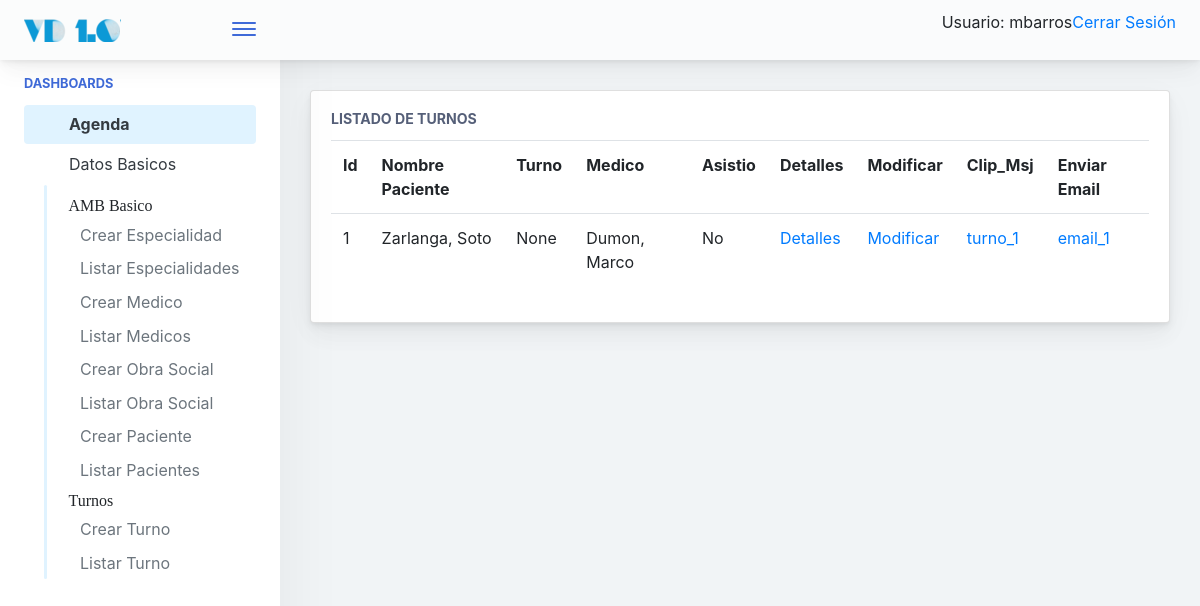
Page /agenda/turno/list/ (signed in) on the committed database.
### agenda/models.py (models this page shows)
class turno(models.Model):
    fecha_creacion = models.DateTimeField(auto_now_add=True)
    fecha_turno = models.DateTimeField(null=True, blank=True)
    paciente_id = models.ForeignKey(paciente, blank=True, on_delete=models.CASCADE)
    asistio = models.CharField(max_length=10, choices=SI_NO, default='No')
    observaciones = models.CharField(max_length=250)
    medicos_id = models.ForeignKey(medicos, on_delete=models.CASCADE)
    asignado = models.ForeignKey(usuario, on_delete=models.CASCADE, blank=True)
    objects = turno_manager()

class paciente(models.Model):
    nombre = models.CharField(max_length=50)
    apellido = models.CharField(max_length=50)
    dni = models.CharField(max_length=20)
    numero_de_afiliado = models.CharField(max_length=50, default='Sin datos')
    obra_social_id = models.ForeignKey(obra_social, on_delete=models.CASCADE)
    tipo_celular_1 = models.CharField(max_length=20, choices=TIPO_TELEFONO, default='CP')
    telefono1 = models.CharField(max_length=50, blank=True)
    tipo_celular_2 = models.CharField(max_length=20, choices=TIPO_TELEFONO, default='CP')
    telefono2 = models.CharField(max_length=50, blank=True)
    email = models.CharField(max_length=100, blank=True)
    def __str__(self):
        return self.apellido + ', ' + self.nombre

class medicos(models.Model):
    nombre = models.CharField(max_length=50)
    apellido = models.CharField(max_length=50)
    especialidad_id = models.ForeignKey(especialidad, on_delete=models.CASCADE)
    tipo_celular_1 = models.CharField(max_length=20, choices=TIPO_TELEFONO, default='CP')
    telefono1 = models.CharField(max_length=60, blank=True)
    tipo_celular_2 = models.CharField(max_length=20, choices=TIPO_TELEFONO, default='CP')
    telefono2 = models.CharField(max_length=60, blank=True)
    def __str__(self):
        return self.apellido + ', ' + self.nombre

### agenda/views.py (the view)
# urls.py: path('turno/list/', turno_list.as_view(), name='turno_list'),
class turno_list(LoginRequiredMixin, ListView):
	model = turno

### templates/agenda/turno_list.html (shortened to what this page needs)
{% extends '../base.html' %}
{% block cuerpo %}
{% if object_list %}
<div class="main-card mb-3 card">
	<div class="card-body">
		<h5 class="card-title">Listado de Turnos</h5>
		<table class="table table-hover table-fixed">
			<tr>
                <th>Id</th>
				<th>Nombre Paciente</th>
                <th>Turno</th>
                <th>Medico</th>
                <th>Asistio</th>
                <th>Detalles</th>
                <th>Modificar</th>
                <th>Clip_Msj</th>
                <th>Enviar Email</th>
			</tr>
			{% for turno in object_list %}
			<tr>
                <td>
                    {{ turno.id }}
                </td>
				<td id="paciente_{{ turno.id }}">
					{{ turno.paciente_id }}
				</td>
                <td>
                    {{ turno.fecha_turno }}
                </td>
                <td>
                  {{ turno.medicos_id }}
                </td>
                <td>
                    {{ turno.asistio }}
                </td>
                <td>
                     <a href="{% url 'agenda:turno_detail' pk=turno.id %}">Detalles</a>
                </td>
                <td>
                    <a href="{% url 'agenda:turno_update' pk=turno.id %}">Modificar</a>
                </td>
                <td>
                    <a href="#" class="generar_mensaje">turno_{{ turno.id }}</a>
                </td>
                <td>
                    <a href="#" class="enviar_email">email_{{ turno.id }}</a>
                </td>
			</tr>
			{% endfor %} {% else %}
			<p>No hay registros para mostrar.</p>
			{% endif %}
		</table>
	</div>
</div>
{% endblock %}

### templates/base.html (shortened to what this page needs)
{% load static %}
<!doctype html>
<html lang="es">
	<head>
			{% include "./utils/base_cabecera.html" %}
	</head>
<body>
    {% if user.is_authenticated %}
            <div class="app-container app-theme-white body-tabs-shadow fixed-sidebar fixed-header overflow-auto">
    {% else %}
        <div class="app-container app-theme-white body-tabs-shadow fixed-sidebar fixed-header closed-sidebar overflow-auto">
    {% endif %}
        <div class="app-header header-shadow">
            <div class="app-header__logo">
                <div class="logo-src"></div>
                <div class="header__pane ml-auto">
                    <div>
                        <button type="button" class="hamburger close-sidebar-btn hamburger--elastic" data-class="closed-sidebar">
                            <span class="hamburger-box">
                                <span class="hamburger-inner"></span>
                            </span>
                        </button>
                    </div>
                </div>
            </div>
                <div class="app-header__content">
                <div class="app-header-right">
                    <div class="header-btn-lg pr-0">
                        <div class="widget-content p-0">
                            <div class="widget-content-wrapper">
                                <div class="widget-content-left">
                                    <div class="btn-group">
    {% if user.is_authenticated %}
     <p>Usuario:  {{ user.get_username }}</p>
     <p><a href="{% url 'users:logout' %}">Cerrar Sesión</a></p>
   {% else %}
     <p><a href="{% url 'users:login' %}">Ingresar</a></p>
   {% endif %}
                                    </div>
                                </div>
                            </div>
                        </div>
                    </div>        </div>
            </div>
        </div>
               <div class="app-main">
                <div class="app-sidebar sidebar-shadow">
                        <div class="scrollbar-sidebar">
                        <div class="app-sidebar__inner">
                            {% if user.is_authenticated %}
                            <ul class="vertical-nav-menu">
                                <li class="app-sidebar__heading">Dashboards</li>
                                  <li>
					  <a href="{% url 'index'%}" class="mm-active">
                                        <i class="metismenu-icon pe-7s-rocket"></i>
                                        Agenda
                                    </a>
                                </li>
                                <li>
                                    <a href="#">
                                        <i class="metismenu-icon pe-7s-monitor"></i>
                                        Datos Basicos
                                        <i class="metismenu-state-icon pe-7s-angle-down caret-left"></i>
                                    </a>
                                    <ul>
                                    	<li><i class="pe-7s-settings">AMB Basico</i></li>
                                        <li>
                                            <a href="{% url 'agenda:especialidad_create'%}">
                                                Crear Especialidad
                                            </a>
                                        </li>
                                         <li>
                                            <a href="{% url 'agenda:especialidad_list' %}">
                                                Listar Especialidades
                                            </a>
                                        </li>
                                         <li>
                                            <a href="{% url 'agenda:medicos_create'%}">
                                                Crear Medico
                                            </a>
                                        </li>
                                        <li>
                                            <a href="{% url 'agenda:medicos_list' %}">
                                                Listar Medicos
                                            </a>
                                        </li>
                                          <li>
                                            <a href="{% url 'agenda:obra_social_create' %}">
                                                Crear Obra Social
                                            </a>
                                        </li>
                                        <li>
                                            <a href="{% url 'agenda:obra_social_list' %}">
                                                Listar Obra Social
                                            </a>
                                        </li>
                                                                           <li>
                                            <a href="{% url 'agenda:paciente_create'%}">
                                                Crear Paciente
                                            </a>
                                        </li>
                                        <li>
                                            <a href="{% url 'agenda:paciente_list'%}">
                                                Listar Pacientes
                                            </a>
                                        </li>
                                        <li><i class="pe-7s-settings">Turnos</i></li>
                                                                           <li>
                                            <a href="{% url 'agenda:turno_create'%}">
                                                Crear Turno
                                            </a>
                                        </li>
										<li>
                                            <a href="{% url 'agenda:turno_list'%}">
                                                Listar Turno
                                            </a>
                                        </li>
                                    </ul>
                            </ul>
                            {% endif %}
                        </div>
                    </div>
                </div>    <div class="app-main__outer">
                <div class="app-main__inner">
			{% block cuerpo %}
			{% endblock %}
			</div>
    </div>
        </div>
    </div>
</body>
</html>

### rows in the picture
turno: id "1", paciente_id "Zarlanga, Soto", fecha_turno "None", medicos_id "Dumon, Marco", asistio "No"

### other values in the picture
{{ user.get_username }} "mbarros"
